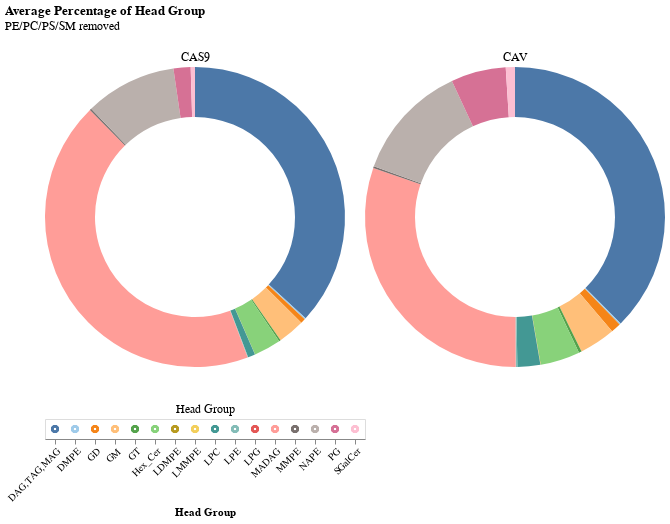

The cell this chart's notebook holds for it:
### Code cell
chart_list = []

# create selection tool
click = alt.selection_point(fields=['Head Group'])

# create head group legend
heads = alt.Chart(h_dropped).mark_point().encode(
    x=alt.X('Head Group').axis(labelAngle=-45),
    color=alt.condition(click, 'Head Group', alt.value('lightgray')),
    ).add_params(click).properties(title={'text':[], 'subtitle':'Head Group'})

for ptn in h_dropped['Mutation'].unique():
    source = h_dropped[h_dropped['Mutation'] == ptn]
    
    donut = alt.Chart(source).mark_arc(innerRadius=100).encode(
        theta='mean(Fraction):Q',
        color=alt.condition(click, 'Head Group', alt.value('lightgray'), scale=alt.Scale(scheme='tableau20'), legend=None),
        opacity = alt.condition(click, alt.value(1), alt.value(0.1)),
        tooltip=['Head Group', 'mean(Fraction)']
    ).add_params(click).properties(
        width=300,
        title={'text':[], 'subtitle':ptn}
    )
    
    chart_list.append(donut)

d = alt.hconcat(*chart_list) & heads
d = d.properties(title={'text':['Average Percentage of Head Group'],  'subtitle':['PE/PC/PS/SM removed']})
d.save('graphs/cas_cav/head_group/Donut_Charts_NoPEPCPSSM.png', ppi=300)
d

### Figure 1 — Vega-Lite specification as saved in the notebook (floating-point values rounded to 4 significant figures)
{"config": {"view": {"continuousWidth": 300, "continuousHeight": 300}}, "vconcat": [{"hconcat": [{"data": {"name": "data-c0f5a9493575f4f645df9e71216e63d7"}, "mark": {"type": "arc", "innerRadius": 100}, "encoding": {"color": {"condition": {"param": "param_2", "field": "Head Group", "scale": {"scheme": "tableau20"}, "legend": null, "type": "nominal"}, "value": "lightgray"}, "opacity": {"condition": {"param": "param_2", "value": 1}, "value": 0.1}, "theta": {"aggregate": "mean", "field": "Fraction", "type": "quantitative"}, "tooltip": [{"field": "Head Group", "type": "nominal"}, {"aggregate": "mean", "field": "Fraction", "type": "quantitative"}]}, "name": "view_4", "title": {"text": [], "subtitle": "CAS9"}, "width": 300}, {"data": {"name": "data-2f94c7283dad99509e526810bb31f8a7"}, "mark": {"type": "arc", "innerRadius": 100}, "encoding": {"color": {"condition": {"param": "param_2", "field": "Head Group", "scale": {"scheme": "tableau20"}, "legend": null, "type": "nominal"}, "value": "lightgray"}, "opacity": {"condition": {"param": "param_2", "value": 1}, "value": 0.1}, "theta": {"aggregate": "mean", "field": "Fraction", "type": "quantitative"}, "tooltip": [{"field": "Head Group", "type": "nominal"}, {"aggregate": "mean", "field": "Fraction", "type": "quantitative"}]}, "name": "view_5", "title": {"text": [], "subtitle": "CAV"}, "width": 300}]}, {"data": {"name": "data-a1de3913dc9238ab010f16372149f91d"}, "mark": {"type": "point"}, "encoding": {"color": {"condition": {"param": "param_2", "field": "Head Group"}, "value": "lightgray"}, "x": {"axis": {"labelAngle": -45}, "field": "Head Group", "type": "nominal"}}, "name": "view_6", "title": {"text": [], "subtitle": "Head Group"}}], "params": [{"name": "param_2", "select": {"type": "point", "fields": ["Head Group"]}, "views": ["view_4", "view_5", "view_6"]}], "title": {"text": ["Average Percentage of Head Group"], "subtitle": ["PE/PC/PS/SM removed"]}, "$schema": "https://vega.github.io/schema/vega-lite/v5.17.0.json", "datasets": {"data-c0f5a9493575f4f645df9e71216e63d7": [{"Mutation": "CAS9", "Head Group": "DAG,TAG,MAG", "Fraction": 0.06323}, {"Mutation": "CAS9", "Head Group": "DAG,TAG,MAG", "Fraction": 0.07757}, {"Mutation": "CAS9", "Head Group": "DAG,TAG,MAG", "Fraction": 0.07076}, {"Mutation": "CAS9", "Head Group": "DAG,TAG,MAG", "Fraction": 0.08476}, {"Mutation": "CAS9", "Head Group": "DMPE", "Fraction": 0.0002652}, {"Mutation": "CAS9", "Head Group": "DMPE", "Fraction": 0.0002937}, {"Mutation": "CAS9", "Head Group": "DMPE", "Fraction": 0.000302}, {"Mutation": "CAS9", "Head Group": "DMPE", "Fraction": 0.000312}, {"Mutation": "CAS9", "Head Group": "GD", "Fraction": 0.001146}, {"Mutation": "CAS9", "Head Group": "GD", "Fraction": 0.00109}, {"Mutation": "CAS9", "Head Group": "GD", "Fraction": 0.001063}, {"Mutation": "CAS9", "Head Group": "GD", "Fraction": 0.0008317}, {"Mutation": "CAS9", "Head Group": "GM", "Fraction": 0.005889}, {"Mutation": "CAS9", "Head Group": "GM", "Fraction": 0.006715}, {"Mutation": "CAS9", "Head Group": "GM", "Fraction": 0.005804}, {"Mutation": "CAS9", "Head Group": "GM", "Fraction": 0.004811}, {"Mutation": "CAS9", "Head Group": "GT", "Fraction": 0.0003519}, {"Mutation": "CAS9", "Head Group": "GT", "Fraction": 0.0003858}, {"Mutation": "CAS9", "Head Group": "GT", "Fraction": 0.0003789}, {"Mutation": "CAS9", "Head Group": "GT", "Fraction": 0.0003195}, {"Mutation": "CAS9", "Head Group": "Hex_Cer", "Fraction": 0.005905}, {"Mutation": "CAS9", "Head Group": "Hex_Cer", "Fraction": 0.00677}, {"Mutation": "CAS9", "Head Group": "Hex_Cer", "Fraction": 0.006033}, {"Mutation": "CAS9", "Head Group": "Hex_Cer", "Fraction": 0.004781}, {"Mutation": "CAS9", "Head Group": "LDMPE", "Fraction": 1.616e-05}, {"Mutation": "CAS9", "Head Group": "LDMPE", "Fraction": 1.478e-05}, {"Mutation": "CAS9", "Head Group": "LDMPE", "Fraction": 9.282e-06}, {"Mutation": "CAS9", "Head Group": "LDMPE", "Fraction": 1.255e-05}, {"Mutation": "CAS9", "Head Group": "LMMPE", "Fraction": 2.606e-05}, {"Mutation": "CAS9", "Head Group": "LMMPE", "Fraction": 2.404e-05}, {"Mutation": "CAS9", "Head Group": "LMMPE", "Fraction": 1.343e-05}, {"Mutation": "CAS9", "Head Group": "LMMPE", "Fraction": 1.378e-05}, {"Mutation": "CAS9", "Head Group": "LPC", "Fraction": 0.001667}, {"Mutation": "CAS9", "Head Group": "LPC", "Fraction": 0.00131}, {"Mutation": "CAS9", "Head Group": "LPC", "Fraction": 0.001702}, {"Mutation": "CAS9", "Head Group": "LPC", "Fraction": 0.00164}, {"Mutation": "CAS9", "Head Group": "LPE", "Fraction": 0.0001144}, {"Mutation": "CAS9", "Head Group": "LPE", "Fraction": 0.0001221}, {"Mutation": "CAS9", "Head Group": "LPE", "Fraction": 0.0001245}, {"Mutation": "CAS9", "Head Group": "LPE", "Fraction": 8.286e-05}, {"Mutation": "CAS9", "Head Group": "LPG", "Fraction": 0.0}, {"Mutation": "CAS9", "Head Group": "LPG", "Fraction": 0.0}, {"Mutation": "CAS9", "Head Group": "LPG", "Fraction": 0.0}, {"Mutation": "CAS9", "Head Group": "LPG", "Fraction": 0.0}, {"Mutation": "CAS9", "Head Group": "MADAG", "Fraction": 0.09077}, {"Mutation": "CAS9", "Head Group": "MADAG", "Fraction": 0.09518}, {"Mutation": "CAS9", "Head Group": "MADAG", "Fraction": 0.08473}, {"Mutation": "CAS9", "Head Group": "MADAG", "Fraction": 0.07848}, {"Mutation": "CAS9", "Head Group": "MMPE", "Fraction": 0.0003634}, {"Mutation": "CAS9", "Head Group": "MMPE", "Fraction": 0.0003374}, {"Mutation": "CAS9", "Head Group": "MMPE", "Fraction": 0.0003419}, {"Mutation": "CAS9", "Head Group": "MMPE", "Fraction": 0.0003356}, {"Mutation": "CAS9", "Head Group": "NAPE", "Fraction": 0.01907}, {"Mutation": "CAS9", "Head Group": "NAPE", "Fraction": 0.0202}, {"Mutation": "CAS9", "Head Group": "NAPE", "Fraction": 0.02045}, {"Mutation": "CAS9", "Head Group": "NAPE", "Fraction": 0.01977}, {"Mutation": "CAS9", "Head Group": "PG", "Fraction": 0.003751}, {"Mutation": "CAS9", "Head Group": "PG", "Fraction": 0.00388}, {"Mutation": "CAS9", "Head Group": "PG", "Fraction": 0.003738}, {"Mutation": "CAS9", "Head Group": "PG", "Fraction": 0.003471}, {"Mutation": "CAS9", "Head Group": "SGalCer", "Fraction": 0.0009512}, {"Mutation": "CAS9", "Head Group": "SGalCer", "Fraction": 0.0009547}, {"Mutation": "CAS9", "Head Group": "SGalCer", "Fraction": 0.0009602}, {"Mutation": "CAS9", "Head Group": "SGalCer", "Fraction": 0.0008319}], "data-2f94c7283dad99509e526810bb31f8a7": [{"Mutation": "CAV", "Head Group": "DAG,TAG,MAG", "Fraction": 0.05594}, {"Mutation": "CAV", "Head Group": "DAG,TAG,MAG", "Fraction": 0.04905}, {"Mutation": "CAV", "Head Group": "DAG,TAG,MAG", "Fraction": 0.05892}, {"Mutation": "CAV", "Head Group": "DAG,TAG,MAG", "Fraction": 0.05943}, {"Mutation": "CAV", "Head Group": "DMPE", "Fraction": 0.0002302}, {"Mutation": "CAV", "Head Group": "DMPE", "Fraction": 0.0001783}, {"Mutation": "CAV", "Head Group": "DMPE", "Fraction": 0.0002473}, {"Mutation": "CAV", "Head Group": "DMPE", "Fraction": 0.0002642}, {"Mutation": "CAV", "Head Group": "GD", "Fraction": 0.001434}, {"Mutation": "CAV", "Head Group": "GD", "Fraction": 0.001337}, {"Mutation": "CAV", "Head Group": "GD", "Fraction": 0.001819}, {"Mutation": "CAV", "Head Group": "GD", "Fraction": 0.00188}, {"Mutation": "CAV", "Head Group": "GM", "Fraction": 0.005062}, {"Mutation": "CAV", "Head Group": "GM", "Fraction": 0.003829}, {"Mutation": "CAV", "Head Group": "GM", "Fraction": 0.006977}, {"Mutation": "CAV", "Head Group": "GM", "Fraction": 0.00725}, {"Mutation": "CAV", "Head Group": "GT", "Fraction": 0.0004597}, {"Mutation": "CAV", "Head Group": "GT", "Fraction": 0.0003046}, {"Mutation": "CAV", "Head Group": "GT", "Fraction": 0.000478}, {"Mutation": "CAV", "Head Group": "GT", "Fraction": 0.0005246}, {"Mutation": "CAV", "Head Group": "Hex_Cer", "Fraction": 0.00503}, {"Mutation": "CAV", "Head Group": "Hex_Cer", "Fraction": 0.004059}, {"Mutation": "CAV", "Head Group": "Hex_Cer", "Fraction": 0.008033}, {"Mutation": "CAV", "Head Group": "Hex_Cer", "Fraction": 0.008248}, {"Mutation": "CAV", "Head Group": "LDMPE", "Fraction": 4.021e-05}, {"Mutation": "CAV", "Head Group": "LDMPE", "Fraction": 2.699e-05}, {"Mutation": "CAV", "Head Group": "LDMPE", "Fraction": 2.131e-05}, {"Mutation": "CAV", "Head Group": "LDMPE", "Fraction": 1.996e-05}, {"Mutation": "CAV", "Head Group": "LMMPE", "Fraction": 3.332e-05}, {"Mutation": "CAV", "Head Group": "LMMPE", "Fraction": 2.727e-05}, {"Mutation": "CAV", "Head Group": "LMMPE", "Fraction": 4.607e-05}, {"Mutation": "CAV", "Head Group": "LMMPE", "Fraction": 4.367e-05}, {"Mutation": "CAV", "Head Group": "LPC", "Fraction": 0.004517}, {"Mutation": "CAV", "Head Group": "LPC", "Fraction": 0.00374}, {"Mutation": "CAV", "Head Group": "LPC", "Fraction": 0.003226}, {"Mutation": "CAV", "Head Group": "LPC", "Fraction": 0.003142}, {"Mutation": "CAV", "Head Group": "LPE", "Fraction": 0.0004837}, {"Mutation": "CAV", "Head Group": "LPE", "Fraction": 0.0002882}, {"Mutation": "CAV", "Head Group": "LPE", "Fraction": 0.0001279}, {"Mutation": "CAV", "Head Group": "LPE", "Fraction": 0.0001452}, {"Mutation": "CAV", "Head Group": "LPG", "Fraction": 0.0}, {"Mutation": "CAV", "Head Group": "LPG", "Fraction": 0.0}, {"Mutation": "CAV", "Head Group": "LPG", "Fraction": 0.0}, {"Mutation": "CAV", "Head Group": "LPG", "Fraction": 0.0}, {"Mutation": "CAV", "Head Group": "MADAG", "Fraction": 0.04707}, {"Mutation": "CAV", "Head Group": "MADAG", "Fraction": 0.04224}, {"Mutation": "CAV", "Head Group": "MADAG", "Fraction": 0.04575}, {"Mutation": "CAV", "Head Group": "MADAG", "Fraction": 0.0456}, {"Mutation": "CAV", "Head Group": "MMPE", "Fraction": 0.0002839}, {"Mutation": "CAV", "Head Group": "MMPE", "Fraction": 0.000323}, {"Mutation": "CAV", "Head Group": "MMPE", "Fraction": 0.0002442}, {"Mutation": "CAV", "Head Group": "MMPE", "Fraction": 0.000257}, {"Mutation": "CAV", "Head Group": "NAPE", "Fraction": 0.01335}, {"Mutation": "CAV", "Head Group": "NAPE", "Fraction": 0.01092}, {"Mutation": "CAV", "Head Group": "NAPE", "Fraction": 0.01285}, {"Mutation": "CAV", "Head Group": "NAPE", "Fraction": 0.03785}, {"Mutation": "CAV", "Head Group": "PG", "Fraction": 0.009456}, {"Mutation": "CAV", "Head Group": "PG", "Fraction": 0.01011}, {"Mutation": "CAV", "Head Group": "PG", "Fraction": 0.007819}, {"Mutation": "CAV", "Head Group": "PG", "Fraction": 0.007831}, {"Mutation": "CAV", "Head Group": "SGalCer", "Fraction": 0.001213}, {"Mutation": "CAV", "Head Group": "SGalCer", "Fraction": 0.001224}, {"Mutation": "CAV", "Head Group": "SGalCer", "Fraction": 0.00165}, {"Mutation": "CAV", "Head Group": "SGalCer", "Fraction": 0.001783}], "data-a1de3913dc9238ab010f16372149f91d": [{"Mutation": "CAS9", "Head Group": "DAG,TAG,MAG", "Fraction": 0.06323}, {"Mutation": "CAS9", "Head Group": "DAG,TAG,MAG", "Fraction": 0.07757}, {"Mutation": "CAS9", "Head Group": "DAG,TAG,MAG", "Fraction": 0.07076}, {"Mutation": "CAS9", "Head Group": "DAG,TAG,MAG", "Fraction": 0.08476}, {"Mutation": "CAV", "Head Group": "DAG,TAG,MAG", "Fraction": 0.05594}, {"Mutation": "CAV", "Head Group": "DAG,TAG,MAG", "Fraction": 0.04905}, {"Mutation": "CAV", "Head Group": "DAG,TAG,MAG", "Fraction": 0.05892}, {"Mutation": "CAV", "Head Group": "DAG,TAG,MAG", "Fraction": 0.05943}, {"Mutation": "CAS9", "Head Group": "DMPE", "Fraction": 0.0002652}, {"Mutation": "CAS9", "Head Group": "DMPE", "Fraction": 0.0002937}, {"Mutation": "CAS9", "Head Group": "DMPE", "Fraction": 0.000302}, {"Mutation": "CAS9", "Head Group": "DMPE", "Fraction": 0.000312}, {"Mutation": "CAV", "Head Group": "DMPE", "Fraction": 0.0002302}, {"Mutation": "CAV", "Head Group": "DMPE", "Fraction": 0.0001783}, {"Mutation": "CAV", "Head Group": "DMPE", "Fraction": 0.0002473}, {"Mutation": "CAV", "Head Group": "DMPE", "Fraction": 0.0002642}, {"Mutation": "CAS9", "Head Group": "GD", "Fraction": 0.001146}, {"Mutation": "CAS9", "Head Group": "GD", "Fraction": 0.00109}, {"Mutation": "CAS9", "Head Group": "GD", "Fraction": 0.001063}, {"Mutation": "CAS9", "Head Group": "GD", "Fraction": 0.0008317}, {"Mutation": "CAV", "Head Group": "GD", "Fraction": 0.001434}, {"Mutation": "CAV", "Head Group": "GD", "Fraction": 0.001337}, {"Mutation": "CAV", "Head Group": "GD", "Fraction": 0.001819}, {"Mutation": "CAV", "Head Group": "GD", "Fraction": 0.00188}, {"Mutation": "CAS9", "Head Group": "GM", "Fraction": 0.005889}, {"Mutation": "CAS9", "Head Group": "GM", "Fraction": 0.006715}, {"Mutation": "CAS9", "Head Group": "GM", "Fraction": 0.005804}, {"Mutation": "CAS9", "Head Group": "GM", "Fraction": 0.004811}, {"Mutation": "CAV", "Head Group": "GM", "Fraction": 0.005062}, {"Mutation": "CAV", "Head Group": "GM", "Fraction": 0.003829}, {"Mutation": "CAV", "Head Group": "GM", "Fraction": 0.006977}, {"Mutation": "CAV", "Head Group": "GM", "Fraction": 0.00725}, {"Mutation": "CAS9", "Head Group": "GT", "Fraction": 0.0003519}, {"Mutation": "CAS9", "Head Group": "GT", "Fraction": 0.0003858}, {"Mutation": "CAS9", "Head Group": "GT", "Fraction": 0.0003789}, {"Mutation": "CAS9", "Head Group": "GT", "Fraction": 0.0003195}, {"Mutation": "CAV", "Head Group": "GT", "Fraction": 0.0004597}, {"Mutation": "CAV", "Head Group": "GT", "Fraction": 0.0003046}, {"Mutation": "CAV", "Head Group": "GT", "Fraction": 0.000478}, {"Mutation": "CAV", "Head Group": "GT", "Fraction": 0.0005246}, {"Mutation": "CAS9", "Head Group": "Hex_Cer", "Fraction": 0.005905}, {"Mutation": "CAS9", "Head Group": "Hex_Cer", "Fraction": 0.00677}, {"Mutation": "CAS9", "Head Group": "Hex_Cer", "Fraction": 0.006033}, {"Mutation": "CAS9", "Head Group": "Hex_Cer", "Fraction": 0.004781}, {"Mutation": "CAV", "Head Group": "Hex_Cer", "Fraction": 0.00503}, {"Mutation": "CAV", "Head Group": "Hex_Cer", "Fraction": 0.004059}, {"Mutation": "CAV", "Head Group": "Hex_Cer", "Fraction": 0.008033}, {"Mutation": "CAV", "Head Group": "Hex_Cer", "Fraction": 0.008248}, {"Mutation": "CAS9", "Head Group": "LDMPE", "Fraction": 1.616e-05}, {"Mutation": "CAS9", "Head Group": "LDMPE", "Fraction": 1.478e-05}, {"Mutation": "CAS9", "Head Group": "LDMPE", "Fraction": 9.282e-06}, {"Mutation": "CAS9", "Head Group": "LDMPE", "Fraction": 1.255e-05}, {"Mutation": "CAV", "Head Group": "LDMPE", "Fraction": 4.021e-05}, {"Mutation": "CAV", "Head Group": "LDMPE", "Fraction": 2.699e-05}, {"Mutation": "CAV", "Head Group": "LDMPE", "Fraction": 2.131e-05}, {"Mutation": "CAV", "Head Group": "LDMPE", "Fraction": 1.996e-05}, {"Mutation": "CAS9", "Head Group": "LMMPE", "Fraction": 2.606e-05}, {"Mutation": "CAS9", "Head Group": "LMMPE", "Fraction": 2.404e-05}, {"Mutation": "CAS9", "Head Group": "LMMPE", "Fraction": 1.343e-05}, {"Mutation": "CAS9", "Head Group": "LMMPE", "Fraction": 1.378e-05}, {"Mutation": "CAV", "Head Group": "LMMPE", "Fraction": 3.332e-05}, {"Mutation": "CAV", "Head Group": "LMMPE", "Fraction": 2.727e-05}, {"Mutation": "CAV", "Head Group": "LMMPE", "Fraction": 4.607e-05}, {"Mutation": "CAV", "Head Group": "LMMPE", "Fraction": 4.367e-05}, {"Mutation": "CAS9", "Head Group": "LPC", "Fraction": 0.001667}, {"Mutation": "CAS9", "Head Group": "LPC", "Fraction": 0.00131}, {"Mutation": "CAS9", "Head Group": "LPC", "Fraction": 0.001702}, {"Mutation": "CAS9", "Head Group": "LPC", "Fraction": 0.00164}, {"Mutation": "CAV", "Head Group": "LPC", "Fraction": 0.004517}, {"Mutation": "CAV", "Head Group": "LPC", "Fraction": 0.00374}, {"Mutation": "CAV", "Head Group": "LPC", "Fraction": 0.003226}, {"Mutation": "CAV", "Head Group": "LPC", "Fraction": 0.003142}, {"Mutation": "CAS9", "Head Group": "LPE", "Fraction": 0.0001144}, {"Mutation": "CAS9", "Head Group": "LPE", "Fraction": 0.0001221}, {"Mutation": "CAS9", "Head Group": "LPE", "Fraction": 0.0001245}, {"Mutation": "CAS9", "Head Group": "LPE", "Fraction": 8.286e-05}, {"Mutation": "CAV", "Head Group": "LPE", "Fraction": 0.0004837}, {"Mutation": "CAV", "Head Group": "LPE", "Fraction": 0.0002882}, {"Mutation": "CAV", "Head Group": "LPE", "Fraction": 0.0001279}, {"Mutation": "CAV", "Head Group": "LPE", "Fraction": 0.0001452}, {"Mutation": "CAS9", "Head Group": "LPG", "Fraction": 0.0}, {"Mutation": "CAS9", "Head Group": "LPG", "Fraction": 0.0}, {"Mutation": "CAS9", "Head Group": "LPG", "Fraction": 0.0}, {"Mutation": "CAS9", "Head Group": "LPG", "Fraction": 0.0}, {"Mutation": "CAV", "Head Group": "LPG", "Fraction": 0.0}, {"Mutation": "CAV", "Head Group": "LPG", "Fraction": 0.0}, {"Mutation": "CAV", "Head Group": "LPG", "Fraction": 0.0}, {"Mutation": "CAV", "Head Group": "LPG", "Fraction": 0.0}, {"Mutation": "CAS9", "Head Group": "MADAG", "Fraction": 0.09077}, {"Mutation": "CAS9", "Head Group": "MADAG", "Fraction": 0.09518}, {"Mutation": "CAS9", "Head Group": "MADAG", "Fraction": 0.08473}, {"Mutation": "CAS9", "Head Group": "MADAG", "Fraction": 0.07848}, {"Mutation": "CAV", "Head Group": "MADAG", "Fraction": 0.04707}, {"Mutation": "CAV", "Head Group": "MADAG", "Fraction": 0.04224}, {"Mutation": "CAV", "Head Group": "MADAG", "Fraction": 0.04575}, {"Mutation": "CAV", "Head Group": "MADAG", "Fraction": 0.0456}, {"Mutation": "CAS9", "Head Group": "MMPE", "Fraction": 0.0003634}, {"Mutation": "CAS9", "Head Group": "MMPE", "Fraction": 0.0003374}, {"Mutation": "CAS9", "Head Group": "MMPE", "Fraction": 0.0003419}, {"Mutation": "CAS9", "Head Group": "MMPE", "Fraction": 0.0003356}, {"Mutation": "CAV", "Head Group": "MMPE", "Fraction": 0.0002839}, {"Mutation": "CAV", "Head Group": "MMPE", "Fraction": 0.000323}, {"Mutation": "CAV", "Head Group": "MMPE", "Fraction": 0.0002442}, {"Mutation": "CAV", "Head Group": "MMPE", "Fraction": 0.000257}, {"Mutation": "CAS9", "Head Group": "NAPE", "Fraction": 0.01907}, {"Mutation": "CAS9", "Head Group": "NAPE", "Fraction": 0.0202}, {"Mutation": "CAS9", "Head Group": "NAPE", "Fraction": 0.02045}, {"Mutation": "CAS9", "Head Group": "NAPE", "Fraction": 0.01977}, {"Mutation": "CAV", "Head Group": "NAPE", "Fraction": 0.01335}, {"Mutation": "CAV", "Head Group": "NAPE", "Fraction": 0.01092}, {"Mutation": "CAV", "Head Group": "NAPE", "Fraction": 0.01285}, {"Mutation": "CAV", "Head Group": "NAPE", "Fraction": 0.03785}, {"Mutation": "CAS9", "Head Group": "PG", "Fraction": 0.003751}, {"Mutation": "CAS9", "Head Group": "PG", "Fraction": 0.00388}, {"Mutation": "CAS9", "Head Group": "PG", "Fraction": 0.003738}, {"Mutation": "CAS9", "Head Group": "PG", "Fraction": 0.003471}, {"Mutation": "CAV", "Head Group": "PG", "Fraction": 0.009456}, {"Mutation": "CAV", "Head Group": "PG", "Fraction": 0.01011}, {"Mutation": "CAV", "Head Group": "PG", "Fraction": 0.007819}, {"Mutation": "CAV", "Head Group": "PG", "Fraction": 0.007831}, {"Mutation": "CAS9", "Head Group": "SGalCer", "Fraction": 0.0009512}, {"Mutation": "CAS9", "Head Group": "SGalCer", "Fraction": 0.0009547}, {"Mutation": "CAS9", "Head Group": "SGalCer", "Fraction": 0.0009602}, {"Mutation": "CAS9", "Head Group": "SGalCer", "Fraction": 0.0008319}, {"Mutation": "CAV", "Head Group": "SGalCer", "Fraction": 0.001213}, {"Mutation": "CAV", "Head Group": "SGalCer", "Fraction": 0.001224}, {"Mutation": "CAV", "Head Group": "SGalCer", "Fraction": 0.00165}, {"Mutation": "CAV", "Head Group": "SGalCer", "Fraction": 0.001783}]}}
